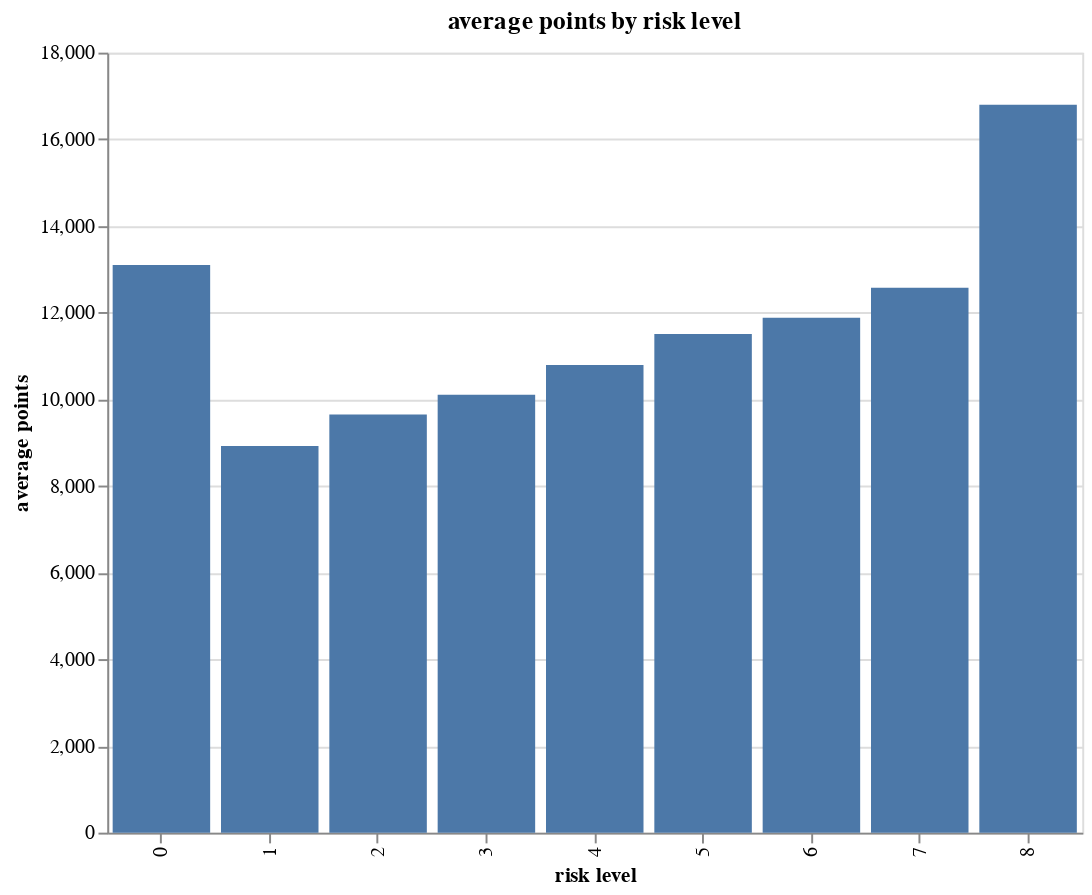

The notebook cell saved with this chart:
### Code cell
alt.Chart(points_mean).mark_bar().encode(
    x=alt.Y('RunId:N', title='risk level'),
    y=alt.Y('points', title='average points'),
).properties(
    title='average points by risk level',
    width=500,
    height=400
)

### Figure 1 — Vega-Lite specification as saved in the notebook (floating-point values rounded to 4 significant figures)
{"config": {"view": {"continuousWidth": 300, "continuousHeight": 300}}, "data": {"name": "data-d0d4ca90c93bd1d58368bd43ff3a4592"}, "mark": {"type": "bar"}, "encoding": {"x": {"field": "RunId", "title": "risk level", "type": "nominal"}, "y": {"field": "points", "title": "average points", "type": "quantitative"}}, "height": 400, "title": "average points by risk level", "width": 500, "$schema": "https://vega.github.io/schema/vega-lite/v5.20.1.json", "datasets": {"data-d0d4ca90c93bd1d58368bd43ff3a4592": [{"RunId": 0, "points": 13100.0}, {"RunId": 1, "points": 8925.0}, {"RunId": 2, "points": 9651.0}, {"RunId": 3, "points": 10110.0}, {"RunId": 4, "points": 10790.0}, {"RunId": 5, "points": 11510.0}, {"RunId": 6, "points": 11880.0}, {"RunId": 7, "points": 12570.0}, {"RunId": 8, "points": 16800.0}]}}
